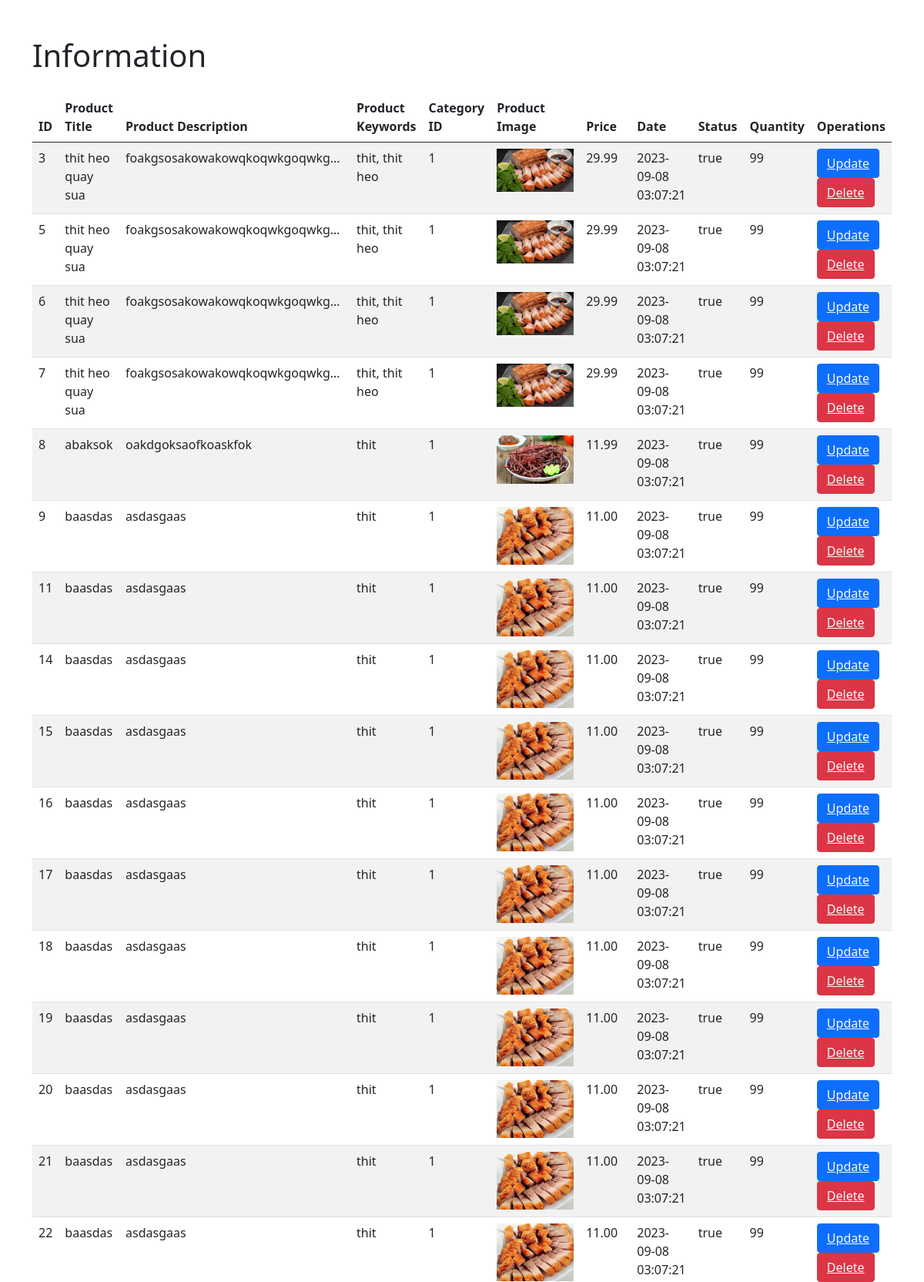
Screenshot of /admin/resources/view_product.php (upper part) with the database file from the repository.
### tables this page shows
CREATE TABLE `products` (
  `product_id` int(11) NOT NULL,
  `product_title` varchar(100) NOT NULL,
  `product_description` varchar(255) NOT NULL,
  `product_keyword` varchar(100) NOT NULL,
  `category_id` int(11) NOT NULL,
  `product_image1` varchar(255) NOT NULL,
  `product_image2` varchar(255) NOT NULL,
  `product_image3` varchar(255) NOT NULL,
  `product_price` decimal(5,2) NOT NULL,
  `date` timestamp NOT NULL DEFAULT current_timestamp() ON UPDATE current_timestamp(),
  `status` varchar(100) NOT NULL,
  `quantity` int(11) DEFAULT NULL
);

### admin/resources/view_product.php (the view, shortened to what this page needs)
<?php
include('../includes/connect.php');
$query = "SELECT * from `products`";
$result = mysqli_query($con, $query);
?>
<!DOCTYPE html>
<html lang="en">
<head>
    <link rel="stylesheet" href="https://cdn.jsdelivr.net/npm/bootstrap@5.0.0/dist/css/bootstrap.min.css">
</head>
<body>
    <div class="container">
        <h1 class="mt-5">Information</h1>
        <table class="table table-striped mt-4">
            <thead>
                <tr>
                    <th>ID</th>
                    <th>Product Title</th>
                    <th>Product Description</th>
                    <th>Product Keywords</th>
                    <th>Category ID</th>
                    <th>Product Image</th>
                    <th>Price</th>
                    <th>Date</th>
                    <th>Status</th>
                    <th>Quantity</th>
                    <th scope="col">Operations</th>
                </tr>
            </thead>
            <tbody>
                <?php
                while ($row = mysqli_fetch_assoc($result)) {
                    echo "<tr>";
                    echo "<td>" . $row['product_id'] . "</td>";
                    echo "<td>" . $row['product_title'] . "</td>";
                    echo "<td class='product-description'>" . $row['product_description'] . "</td>";
                    echo "<td>" . $row['product_keyword'] . "</td>";
                    echo "<td>" . $row['category_id'] . "</td>";
                    echo "<td><img src='/Mysite/ecom/assets/img/" . $row['product_image1'] . "' alt='Product Image' width='100'></td>";
                    echo "<td>" . $row['product_price'] . "</td>";
                    echo "<td>" . $row['date'] . "</td>";
                    echo "<td>" . $row['status'] . "</td>";
                    echo "<td>" . $row['quantity'] . "</td>";
                    echo "<td>
                        <button class='btn btn-primary'><a href='./resources/update_product.php?updateid=" . $row['product_id'] . "' class='text-light'>Update</a></button>
                        <button class='btn btn-danger'><a href='./resources/delete_product.php?deleteid=" . $row['product_id'] . "' class='text-light'>Delete</a></button>
                    </td>";
                    echo "</tr>";
                }
                ?>
            </tbody>
        </table>
    </div>
</body>
</html>

### admin/resources/view_product.php (style rules this page uses)
.product-description { max-width: 300px; white-space: nowrap; overflow: hidden; text-overflow: ellipsis; }

### rows the page displays
products: product_id "3", product_title "thit heo quay sua", product_description "foakgsosakowakowqkoqwkgoqwkg…", product_keyword "thit, thit heo", category "1", product_image1 (placeholder picture), product_price "29.99", date "2023-09-08 03:07:21", status "true", quantity "99"
products: product_id "5", product_title "thit heo quay sua", product_description "foakgsosakowakowqkoqwkgoqwkg…", product_keyword "thit, thit heo", category "1", product_image1 (placeholder picture), product_price "29.99", date "2023-09-08 03:07:21", status "true", quantity "99"
products: product_id "6", product_title "thit heo quay sua", product_description "foakgsosakowakowqkoqwkgoqwkg…", product_keyword "thit, thit heo", category "1", product_image1 (placeholder picture), product_price "29.99", date "2023-09-08 03:07:21", status "true", quantity "99"
products: product_id "7", product_title "thit heo quay sua", product_description "foakgsosakowakowqkoqwkgoqwkg…", product_keyword "thit, thit heo", category "1", product_image1 (placeholder picture), product_price "29.99", date "2023-09-08 03:07:21", status "true", quantity "99"
products: product_id "8", product_title "abaksok", product_description "oakdgoksaofkoaskfok", product_keyword "thit", category "1", product_image1 (picture), product_price "11.99", date "2023-09-08 03:07:21", status "true", quantity "99"
products: product_id "9", product_title "baasdas", product_description "asdasgaas", product_keyword "thit", category "1", product_image1 (picture), product_price "11.00", date "2023-09-08 03:07:21", status "true", quantity "99"
products: product_id "11", product_title "baasdas", product_description "asdasgaas", product_keyword "thit", category "1", product_image1 (picture), product_price "11.00", date "2023-09-08 03:07:21", status "true", quantity "99"
products: product_id "14", product_title "baasdas", product_description "asdasgaas", product_keyword "thit", category "1", product_image1 (picture), product_price "11.00", date "2023-09-08 03:07:21", status "true", quantity "99"
products: product_id "15", product_title "baasdas", product_description "asdasgaas", product_keyword "thit", category "1", product_image1 (picture), product_price "11.00", date "2023-09-08 03:07:21", status "true", quantity "99"
products: product_id "16", product_title "baasdas", product_description "asdasgaas", product_keyword "thit", category "1", product_image1 (picture), product_price "11.00", date "2023-09-08 03:07:21", status "true", quantity "99"
products: product_id "17", product_title "baasdas", product_description "asdasgaas", product_keyword "thit", category "1", product_image1 (picture), product_price "11.00", date "2023-09-08 03:07:21", status "true", quantity "99"
products: product_id "18", product_title "baasdas", product_description "asdasgaas", product_keyword "thit", category "1", product_image1 (picture), product_price "11.00", date "2023-09-08 03:07:21", status "true", quantity "99"
products: product_id "19", product_title "baasdas", product_description "asdasgaas", product_keyword "thit", category "1", product_image1 (picture), product_price "11.00", date "2023-09-08 03:07:21", status "true", quantity "99"
products: product_id "20", product_title "baasdas", product_description "asdasgaas", product_keyword "thit", category "1", product_image1 (picture), product_price "11.00", date "2023-09-08 03:07:21", status "true", quantity "99"
products: product_id "21", product_title "baasdas", product_description "asdasgaas", product_keyword "thit", category "1", product_image1 (picture), product_price "11.00", date "2023-09-08 03:07:21", status "true", quantity "99"
products: product_id "22", product_title "baasdas", product_description "asdasgaas", product_keyword "thit", category "1", product_image1 (picture), product_price "11.00", date "2023-09-08 03:07:21", status "true", quantity "99"
